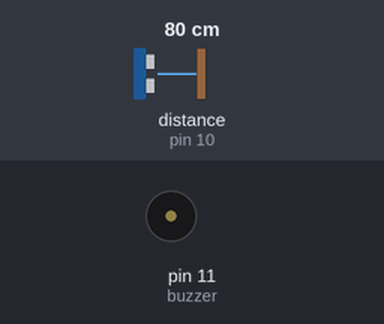
Bench run of a sketch on a simulated Arduino Uno, built with avr-gcc and run on an emulated ATmega328P. On the bench: buzzer (waves = sounding, pin HIGH). Wiring (inferred from the names in the program): ultrasonic range finder: trigger pin 9; echo pin 10. The inputs (shaded band) are chosen by the test bench; at power-on: distance to the obstacle (sensor on pin 10) 80 cm. The echo pulse lasts 58.3 µs per cm; pins used as bus, display or sensor lines are not drawn.

Above: at 1.2 s.
1.3 s: distance to the obstacle (sensor on pin 10) set to 33 cm
2.8 s: distance to the obstacle (sensor on pin 10) set to 28 cm
At 4.0 s:
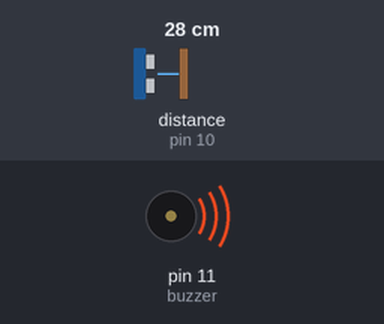
4.3 s: distance to the obstacle (sensor on pin 10) set to 35 cm
At 5.2 s:
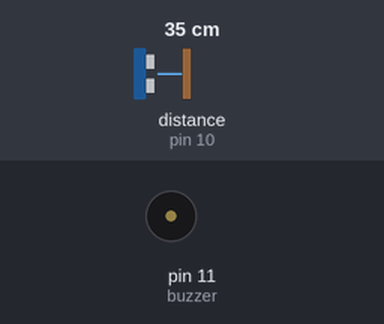
5.8 s: distance to the obstacle (sensor on pin 10) set to 2 cm
At 6.3 s:
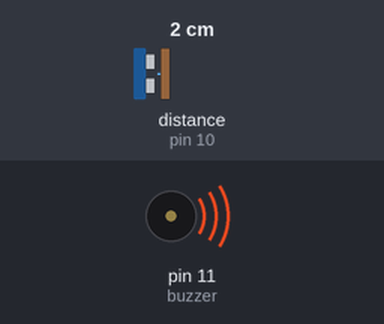
Timing chart, 0 to 8.3 s (numbered marks = the images above; inputs shaded):
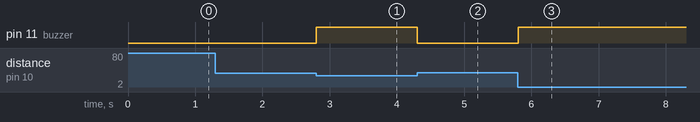

Measured:
- the behaviour switches between 32 and 31 cm on distance to the obstacle (sensor on pin 10) (found by bisection; images 0 and 1)
- after the input at 1.3 s, every drawn part: stays the same
- after the input at 2.8 s, pin 11 (buzzer): LOW → HIGH at once
- after the input at 4.3 s, pin 11 (buzzer): HIGH → LOW at once
- after the input at 5.8 s, pin 11 (buzzer): LOW → HIGH at once

The sketch:

Stick_For_Blind_Person.ino
```cpp
// defines pins numbers
const int trigPin = 9;
const int echoPin = 10;
const int buzzer = 11;


// defines variables
long duration;
int distance;
int safetyDistance;


void setup() {
pinMode(trigPin, OUTPUT); // Sets the trigPin as an Output
pinMode(echoPin, INPUT); // Sets the echoPin as an Input
pinMode(buzzer, OUTPUT);

Serial.begin(9600); // Starts the serial communication
}


void loop() {
// Clears the trigPin
digitalWrite(trigPin, LOW);
delayMicroseconds(2);

// Sets the trigPin on HIGH state for 10 micro seconds
digitalWrite(trigPin, HIGH);
delayMicroseconds(10);
digitalWrite(trigPin, LOW);

// Reads the echoPin, returns the sound wave travel time in microseconds
duration = pulseIn(echoPin, HIGH);

// Calculating the distance
distance= duration*0.034/2;

safetyDistance = distance;
if (safetyDistance <= 30){
  digitalWrite(buzzer, HIGH);

}
else{
  digitalWrite(buzzer, LOW);

}

}
```
